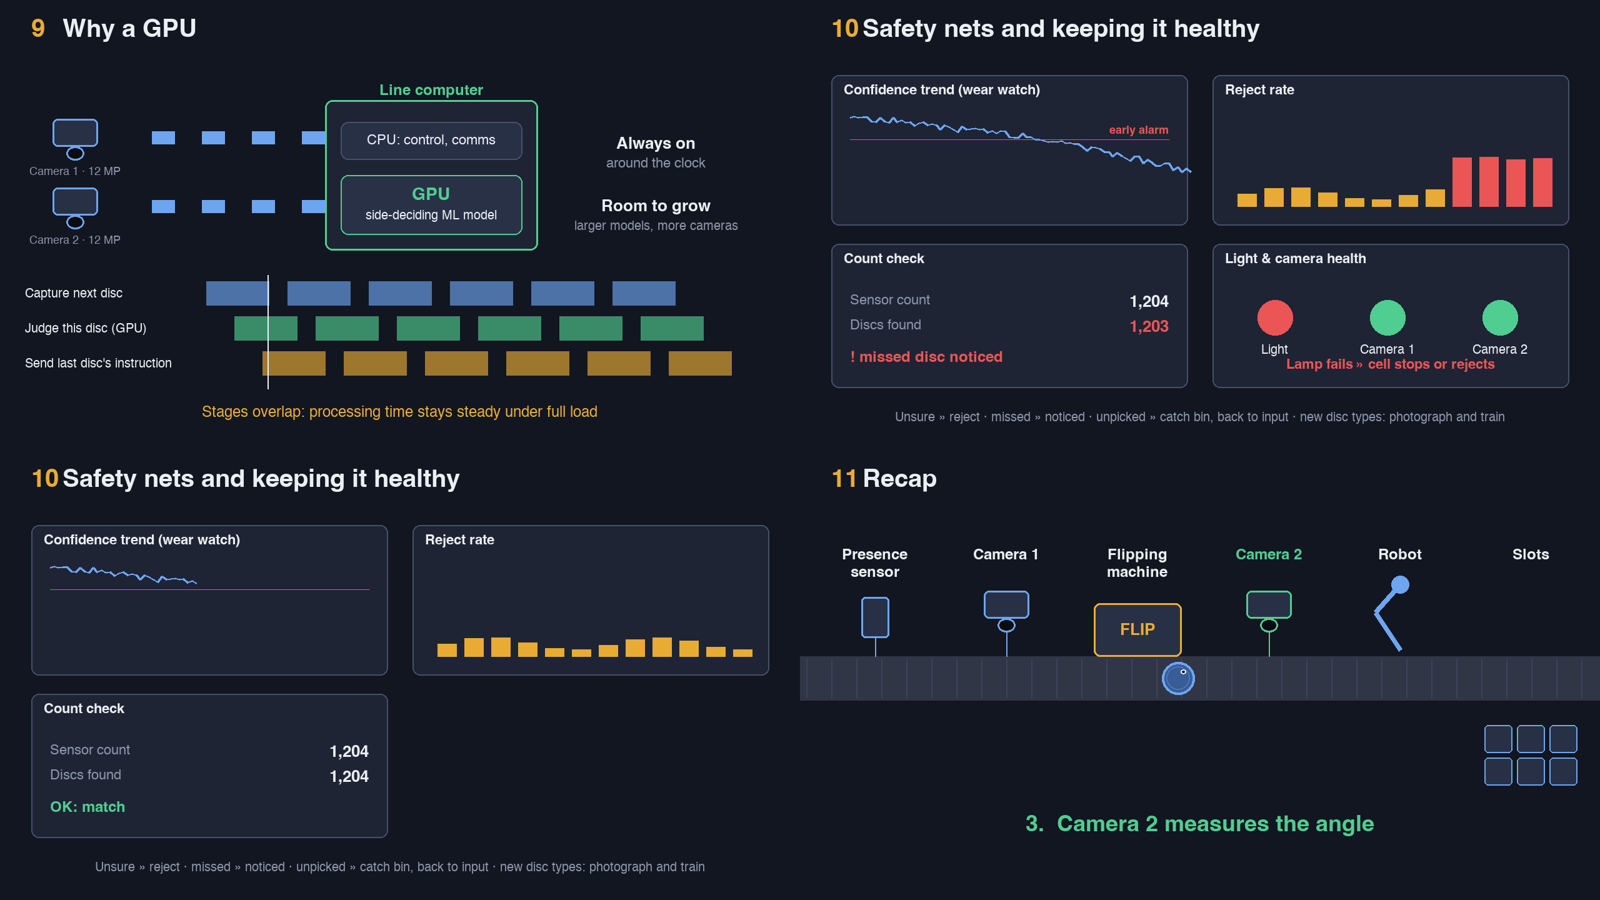

Write Python code to recreate this figure.
import render as R
from PIL import Image, ImageDraw
import os
auds=[os.path.join(R.NAR,f"scene{i+1:02d}.m4a") for i in range(11)]
durs=[R.dur(a)+1 for a in auds]
sheet=Image.new("RGB",(1280*2,720*2))
import sys
pick=[(0,.9),(1,.85),(2,.85),(3,.8)] if len(sys.argv)<2 else [(int(a.split(':')[0]),float(a.split(':')[1])) for a in sys.argv[1:]]
for k,(si,fr) in enumerate(pick[:4]):
    img=Image.new("RGB",(R.W,R.H),R.BG); d=ImageDraw.Draw(img); R.SCENES[si](d,durs[si]*fr,durs[si]); sheet.paste(img,((k%2)*1280,(k//2)*720))
sheet.resize((1600,900)).save("prev.png")
